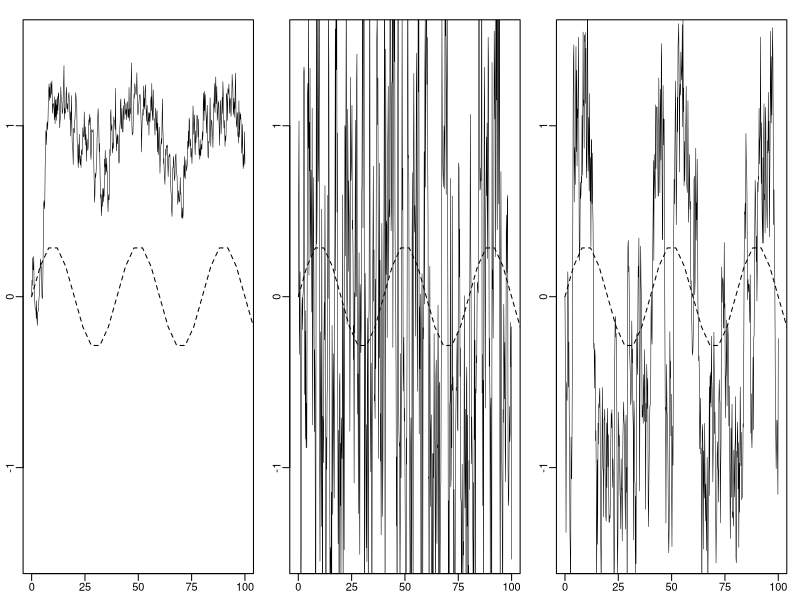

R code for this plot:
# stochresonance.R
# Example 9.14
# Stochastic resonance

par(mfrow=c(1,3),mar=c(2,1.75,1.5,1),tck=-0.03,mgp=c(3,.5,0))
sig <- c(0.2,2,0.8)
set.seed(20)
for (k in 1:3) {
	sigma<- sig[k]
	T <- 100
n <- 600
A <- .3
z <- 1
w <- 2*pi/40
x <- numeric(n+1)
x[1]<- 0
for (i in 2:(n+1)) x[i] <- x[i-1] + (z*x[i-1] - z*x[i-1]^3 + A*sin(w*T*(i-1)/n))*T/n + sigma*sqrt(T/n)*rnorm(1)
plot(seq(0,T,T/n),x,type="l",ylim=c(-1.5,1.5),xaxt="n",xlab="",ylab="",yaxt="n",lwd=0.5)
axis(2,c(-1,0,1))
axis(1,c(0,25,50,75,100))
curve(A*sin(w*x),0,400,lty=2,add=TRUE)
}
